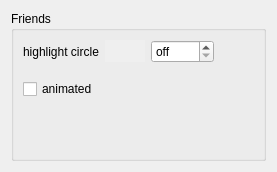
     <widget class="QWidget" name="tabFriends">
      <attribute name="title">
       <string>Friends</string>
      </attribute>
      <layout class="QVBoxLayout" name="verticalLayout_20">
       <item>
        <widget class="QGroupBox" name="groupBoxFriends">
         <property name="title">
          <string>Friends</string>
         </property>
         <layout class="QGridLayout" name="gridLayout_13">
          <item row="0" column="0">
           <layout class="QHBoxLayout" name="horizontalLayout_14">
            <item>
             <widget class="QLabel" name="label_41">
              <property name="text">
               <string>highlight circle</string>
              </property>
             </widget>
            </item>
            <item>
             <widget class="QPushButton" name="pb_highlightFriendsColor">
              <property name="autoFillBackground">
               <bool>true</bool>
              </property>
              <property name="flat">
               <bool>true</bool>
              </property>
             </widget>
            </item>
            <item>
             <widget class="QDoubleSpinBox" name="sb_highlightFriendsLineWidth">
              <property name="specialValueText">
               <string>off</string>
              </property>
              <property name="suffix">
               <string>px</string>
              </property>
              <property name="decimals">
               <number>1</number>
              </property>
              <property name="maximum">
               <double>10.000000000000000</double>
              </property>
              <property name="singleStep">
               <double>0.100000000000000</double>
              </property>
             </widget>
            </item>
            <item>
             <spacer name="horizontalSpacer_23">
              <property name="orientation">
               <enum>Qt::Horizontal</enum>
              </property>
              <property name="sizeHint" stdset="0">
               <size>
                <width>40</width>
                <height>20</height>
               </size>
              </property>
             </spacer>
            </item>
           </layout>
          </item>
          <item row="1" column="0">
           <layout class="QHBoxLayout" name="horizontalLayout_15">
            <property name="topMargin">
             <number>10</number>
            </property>
            <property name="bottomMargin">
             <number>10</number>
            </property>
            <item>
             <widget class="QCheckBox" name="cb_Animation">
              <property name="text">
               <string>animated</string>
              </property>
             </widget>
            </item>
            <item>
             <spacer name="horizontalSpacer_24">
              <property name="orientation">
               <enum>Qt::Horizontal</enum>
              </property>
              <property name="sizeHint" stdset="0">
               <size>
                <width>40</width>
                <height>20</height>
               </size>
              </property>
             </spacer>
            </item>
           </layout>
          </item>
          <item row="2" column="0">
           <spacer name="verticalSpacer_5">
            <property name="orientation">
             <enum>Qt::Vertical</enum>
            </property>
            <property name="sizeHint" stdset="0">
             <size>
              <width>20</width>
              <height>40</height>
             </size>
            </property>
           </spacer>
          </item>
         </layout>
        </widget>
       </item>
      </layout>
     </widget>
